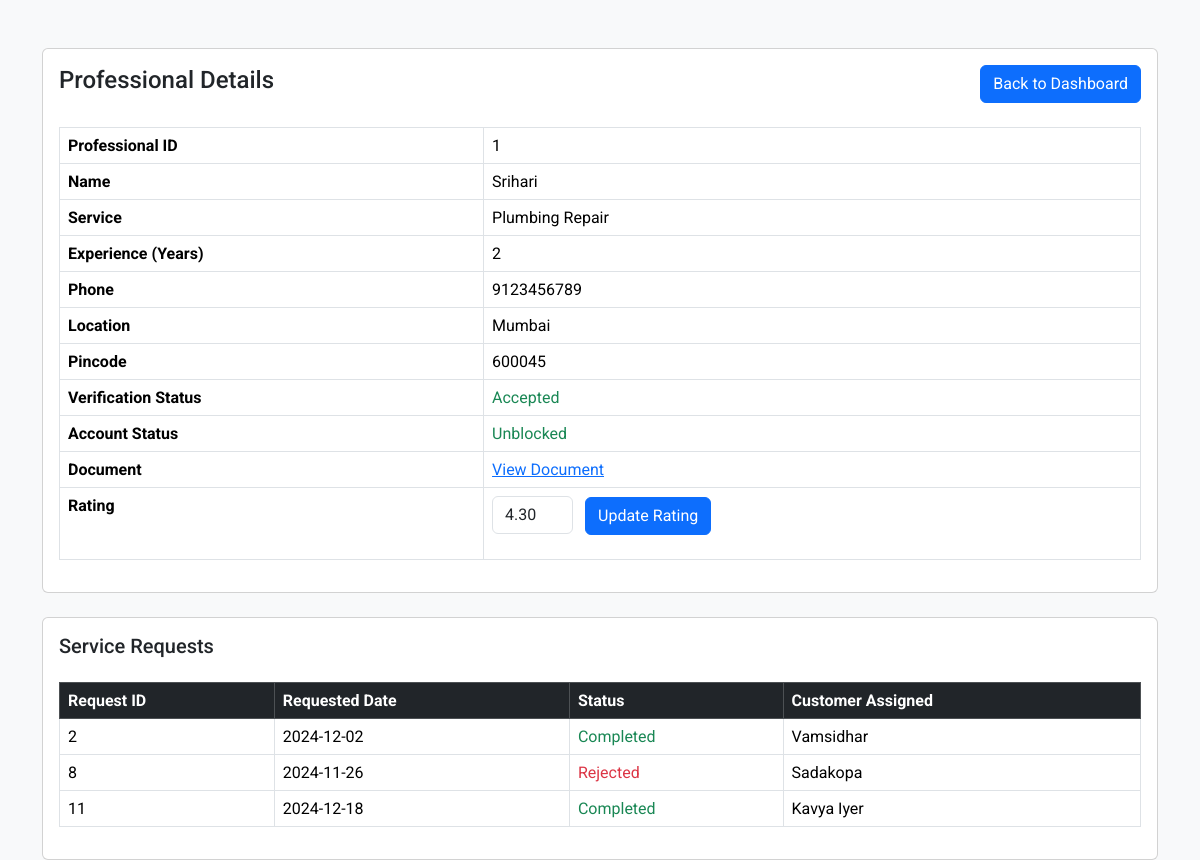
The page /professional_details/1 on the database its author committed.
### application/models.py (models this page shows)
class Professional(db.Model):
    __tablename__ = 'Professionals'
    id = db.Column(db.Integer, primary_key=True, autoincrement=True)
    user_id = db.Column(db.Integer, db.ForeignKey('Users.id', ondelete="CASCADE"), nullable=False)
    service_id = db.Column(db.Integer, db.ForeignKey('Services.id', ondelete="SET NULL"), nullable=False)
    name = db.Column(db.Text, nullable=False)
    phone = db.Column(db.Text, nullable=False)
    experience_years = db.Column(db.Integer, nullable=False)
    description = db.Column(db.Text, nullable=False)
    is_verified = db.Column(db.Text, default=False)
    documents_path = db.Column(db.Text)
    average_rating = db.Column(db.Numeric(3, 2), default=0.0)
    is_blocked = db.Column(db.Boolean, default = False)
    location = db.Column(db.Text, nullable = False)
    pincode = db.Column(db.Integer, nullable = False)
    user = db.relationship('User', back_populates='professional')
    service = db.relationship('Service', back_populates='professionals')
    service_requests = db.relationship(
        'ServiceRequest',
        back_populates='professional',
        cascade="all, delete-orphan"
    )
    reviews = db.relationship(
        'Review',
        back_populates='professional',
        cascade="all, delete-orphan"
    )

class Service(db.Model):
    __tablename__ = 'Services'
    id = db.Column(db.Integer, primary_key=True, autoincrement=True)
    name = db.Column(db.Text, nullable=False, unique=True)
    base_price = db.Column(db.Numeric(10, 2), nullable=False)
    description = db.Column(db.Text, nullable=False)
    time_required = db.Column(db.Integer, nullable=False)
    category = db.Column(db.Text, nullable = False)
    professionals = db.relationship(
        'Professional',
        back_populates='service',
        cascade="all, delete-orphan"
    )
    service_requests = db.relationship(
        'ServiceRequest',
        back_populates='service',
        cascade="all, delete-orphan"
    )

class ServiceRequest(db.Model):
    __tablename__ = 'Service_Requests'
    id = db.Column(db.Integer, primary_key=True, autoincrement=True)
    customer_id = db.Column(db.Integer, db.ForeignKey('Customers.id', ondelete="CASCADE"), nullable=False)
    service_id = db.Column(db.Integer, db.ForeignKey('Services.id', ondelete="CASCADE"), nullable=False)
    professional_id = db.Column(db.Integer, db.ForeignKey('Professionals.id', ondelete="CASCADE"), nullable=False)
    request_date = db.Column(db.DateTime, nullable=False, default=datetime.utcnow)
    completed_date = db.Column(db.DateTime)
    status = db.Column(db.String(20), nullable=False)
    is_completed_professional = db.Column(db.Boolean(20), nullable=False)
    is_completed_customer = db.Column(db.Boolean(20), nullable=False)
    rating = db.Column(db.Numeric(3, 2))
    customer = db.relationship('Customer', back_populates='service_requests')
    service = db.relationship('Service', back_populates='service_requests')
    professional = db.relationship('Professional', back_populates='service_requests')
    review = db.relationship(
        'Review',
        back_populates='service_request',
        cascade="all, delete-orphan",
        uselist=False
    )

class Customer(db.Model):
    __tablename__ = 'Customers'
    id = db.Column(db.Integer, primary_key=True, autoincrement=True)
    user_id = db.Column(db.Integer, db.ForeignKey('Users.id', ondelete="CASCADE"), nullable=False)
    name = db.Column(db.Text, nullable=False)
    phone = db.Column(db.Text, nullable=False)
    address = db.Column(db.Text, nullable=False)
    pincode = db.Column(db.Integer, nullable=False)
    is_blocked = db.Column(db.Boolean, default = False)
    user = db.relationship('User', back_populates='customer')
    service_requests = db.relationship(
        'ServiceRequest',
        back_populates='customer',
        cascade="all, delete-orphan"
    )
    reviews = db.relationship(
        'Review',
        back_populates='customer',
        cascade="all, delete-orphan"
    )

### app.py (the view)
@app.route('/professional_details/<int:id>', methods=['GET', 'POST'])
def professional_details(id):
    professional = Professional.query.get_or_404(id)
    requests = ServiceRequest.query.filter_by(professional_id=id).all()
    if request.method == 'POST':
        new_rating = request.form.get('rating', type=float)
        if new_rating and 1 <= new_rating <= 5:
            professional.average_rating = new_rating
            db.session.commit()
    return render_template('professional_details.html', professional=professional, requests=requests)

### templates/professional_details.html (shortened to what this page needs)
<html lang="en">
<head>
    <link href="https://cdn.jsdelivr.net/npm/bootstrap@5.3.3/dist/css/bootstrap.min.css" rel="stylesheet">
    <link rel="stylesheet" href="https://cdnjs.cloudflare.com/ajax/libs/font-awesome/5.15.3/css/all.min.css">
</head>
<body>
    <div class="container mt-5">
        <div class="card mb-4">
            <div class="card-body">
                <div class="d-flex justify-content-between align-items-center mb-4">
                    <h2 class="h4">Professional Details</h2>
                    <a href="{{ url_for('admin_dashboard') }}" class="btn btn-primary">Back to Dashboard</a>
                </div>
                <table class="table table-bordered">
                    <tr>
                        <th>Professional ID</th>
                        <td>{{ professional.id }}</td>
                    </tr>
                    <tr>
                        <th>Name</th>
                        <td>{{ professional.name }}</td>
                    </tr>
                    <tr>
                        <th>Service</th>
                        <td>{{ professional.service.name }}</td>
                    </tr>
                    <tr>
                        <th>Experience (Years)</th>
                        <td>{{ professional.experience_years }}</td>
                    </tr>
                    <tr>
                        <th>Phone</th>
                        <td>{{ professional.phone }}</td>
                    </tr>
                    <tr>
                        <th>Location</th>
                        <td>{{ professional.location }}</td>
                    </tr>
                    <tr>
                        <th>Pincode</th>
                        <td>{{ professional.pincode }}</td>
                    </tr>
                    <tr>
                        <th>Verification Status</th>
                        <td>
                            {% if professional.is_verified == "Pending" %}
                                <span class="text-warning">Pending</span>
                            {% elif professional.is_verified == "Rejected" %}
                                <span class="text-danger">Rejected</span>
                            {% elif professional.is_verified == "Accepted" %}
                                <span class="text-success">Accepted</span>
                            {% endif %}
                        </td>
                    </tr>
                    <tr>
                        <th>Account Status</th>
                        <td>
                            {% if professional.is_blocked %}
                                <span class="text-danger">Blocked</span>
                            {% else %}
                                <span class="text-success">Unblocked</span>
                            {% endif %}
                        </td>
                    </tr>
                    <tr>
                        <th>Document</th>
                        <td>
                            {% if professional.documents_path %}
                                {% if professional.documents_path.endswith('.pdf') %}
                                    <a href="{{ url_for('uploaded_file', filename=professional.documents_path.split('/')[-1]) }}"
                                    class="text-primary"
                                    target="_blank">View Document</a>
                                {% endif %}
                            {% else %}
                                No document uploaded
                            {% endif %}
                        </td>
                    </tr>
                    <tr>
                        <th>Rating</th>
                        <td>
                            <form method="POST">
                                <input type="number" step="0.1" min="1" max="5" name="rating" value="{{ professional.average_rating or '' }}" class="form-control d-inline-block w-auto me-2" placeholder="Enter rating">
                                <button type="submit" name="update_rating" class="btn btn-primary">Update Rating</button>
                            </form>
                        </td>
                    </tr>
                </table>
            </div>
        </div>
        <div class="card">
            <div class="card-body">
                <h3 class="h5 mb-4">Service Requests</h3>
                <table class="table table-bordered">
                    <thead class="table-dark">
                        <tr>
                            <th>Request ID</th>
                            <th>Requested Date</th>
                            <th>Status</th>
                            <th>Customer Assigned</th>
                        </tr>
                    </thead>
                    <tbody>
                        {% for request in requests %}
                        <tr>
                            <td>{{ request.id }}</td>
                            <td>{{ request.request_date.strftime('%Y-%m-%d') }}</td>
                            <td>
                                {% if request.status == "Pending" %}
                                    <span class="text-warning">Pending</span>
                                {% elif request.status == "Requested" %}
                                    <span class="text-primary">Requested</span>
                                {% elif request.status == "Rejected" %}
                                    <span class="text-danger">Rejected</span>
                                {% elif request.status == "Reported" %}
                                    <span class="text-danger">Reported</span>
                                {% else %}
                                    <span class="text-success">Completed</span>
                                {% endif %}
                            </td>
                            <td>{{ request.customer.name }}</td>
                        </tr>
                        {% else %}
                        <tr>
                            <td colspan="4" class="text-center">No service requests found for this professional</td>
                        </tr>
                        {% endfor %}
                    </tbody>
                </table>
            </div>
        </div>
    </div>
</body>
</html>

### templates/professional_details.html (style rules this page uses)
body { font-family: 'Roboto', sans-serif; background-color: #f8f9fa; }

### rows shown on the page
Professional: id "1", name "Srihari", experience_years "2", phone "9123456789", location "Mumbai", pincode "600045", rating "4.30"
Service: service.name "Plumbing Repair"
ServiceRequest: id "2", request_date "2024-12-02", status "Completed", customer.name "Vamsidhar"
ServiceRequest: id "8", request_date "2024-11-26", status "Rejected", customer.name "Sadakopa"
ServiceRequest: id "11", request_date "2024-12-18", status "Completed", customer.name "Kavya Iyer"
